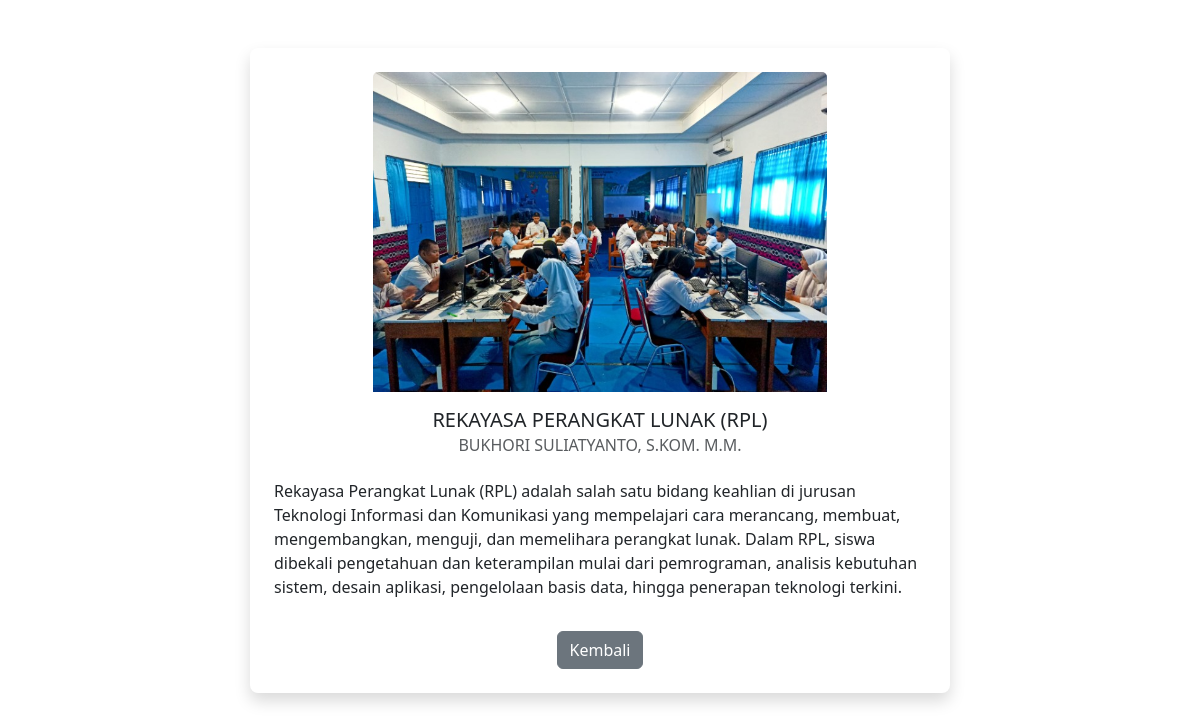
The page /frontend/pages/detail/major.php?id=17 on the database its author committed.
### tables this page shows
CREATE TABLE `majors` (
  `id` int NOT NULL,
  `major_name` varchar(255) NOT NULL,
  `major_image` text NOT NULL,
  `major_description` text NOT NULL,
  `head` varchar(255) NOT NULL
);

### frontend/pages/detail/major.php (the view, shortened to what this page needs)
<?php
include '../../../config/connection.php';
$id = $_GET['id'];
$qSelect = "SELECT * FROM majors WHERE id='$id'";
$result = mysqli_query($connect, $qSelect) or die(mysqli_error($connect));
$major = $result->fetch_object();
?>
<!DOCTYPE html>
<html>
<head>
    <link rel="stylesheet" href="https://cdnjs.cloudflare.com/ajax/libs/bootstrap/5.3.0/css/bootstrap.min.css">
</head>
<body>
    <div class="container my-5">
        <div class="container my-5">
            <div class="card shadow border-0 rounded-3 p-4 mx-auto" style="max-width: 700px;">
                <img src="../../../storages/major/<?= htmlspecialchars($major->major_image); ?>"
                    alt="<?= htmlspecialchars($major->major_name); ?>"
                    class="card-img-top mx-auto d-block mb-3"
                    style="max-height: 320px; width: auto; object-fit: contain;">
                <h5 class="card-title text-center"><?= htmlspecialchars($major->major_name); ?></h5>
                <h6 class="card-subtitle text-muted text-center mb-2"><?= htmlspecialchars($major->head); ?></h6>
                <p class="card-text mt-3 text-justify"><?= htmlspecialchars($major->major_description); ?></p>
                <div class="text-center">
                    <a href="./allMajor.php" class="btn btn-secondary mt-3">Kembali</a>
                </div>
            </div>
        </div>
</body>
</html>

### rows shown on the page
majors: major_image (picture), major_name "REKAYASA PERANGKAT LUNAK (RPL)", head "BUKHORI SULIATYANTO, S.KOM. M.M.", major_description "Rekayasa Perangkat Lunak (RPL) adalah salah satu bidang keahlian di jurusan Teknologi Informasi dan Komunikasi yang mempelajari cara merancang, membuat, mengembangkan, menguji, dan memelihara perangkat lunak. Dalam RPL, siswa dibekali pengetahuan dan keterampilan mulai dari pemrograman, analisis kebutuhan sistem, desain aplikasi, pengelolaan basis data, hingga penerapan teknologi terkini."
